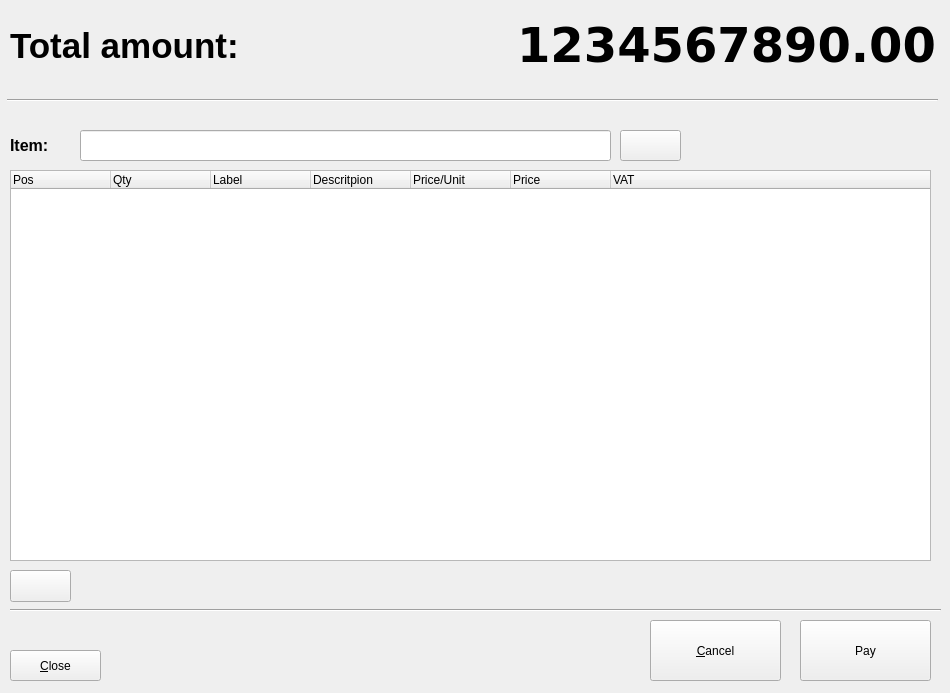
<ui version="4.0" >
 <class>cashpoint_main</class>
 <widget class="QWidget" name="cashpoint_main" >
  <property name="geometry" >
   <rect>
    <x>0</x>
    <y>0</y>
    <width>950</width>
    <height>693</height>
   </rect>
  </property>
  <property name="windowTitle" >
   <string>first4 - Cashpoint</string>
  </property>
  <property name="windowIcon" >
   <iconset resource="../resources/images/first4_cashpoint.qrc" >
    <normaloff>:/kcalc.png</normaloff>:/kcalc.png</iconset>
  </property>
  <widget class="QLabel" name="label" >
   <property name="geometry" >
    <rect>
     <x>10</x>
     <y>20</y>
     <width>391</width>
     <height>51</height>
    </rect>
   </property>
   <property name="font" >
    <font>
     <pointsize>26</pointsize>
     <weight>75</weight>
     <bold>true</bold>
    </font>
   </property>
   <property name="text" >
    <string>Total amount:</string>
   </property>
  </widget>
  <widget class="QLabel" name="label_2" >
   <property name="geometry" >
    <rect>
     <x>10</x>
     <y>130</y>
     <width>71</width>
     <height>31</height>
    </rect>
   </property>
   <property name="font" >
    <font>
     <pointsize>12</pointsize>
     <weight>75</weight>
     <bold>true</bold>
    </font>
   </property>
   <property name="text" >
    <string>Item:</string>
   </property>
  </widget>
  <widget class="Line" name="line" >
   <property name="geometry" >
    <rect>
     <x>7</x>
     <y>90</y>
     <width>931</width>
     <height>20</height>
    </rect>
   </property>
   <property name="orientation" >
    <enum>Qt::Horizontal</enum>
   </property>
  </widget>
  <widget class="QLineEdit" name="lineEdit" >
   <property name="geometry" >
    <rect>
     <x>80</x>
     <y>130</y>
     <width>531</width>
     <height>31</height>
    </rect>
   </property>
   <property name="font" >
    <font>
     <pointsize>12</pointsize>
     <weight>75</weight>
     <bold>true</bold>
    </font>
   </property>
   <property name="text" >
    <string/>
   </property>
  </widget>
  <widget class="QPushButton" name="pushButton" >
   <property name="geometry" >
    <rect>
     <x>620</x>
     <y>130</y>
     <width>61</width>
     <height>31</height>
    </rect>
   </property>
   <property name="text" >
    <string/>
   </property>
   <property name="icon" >
    <iconset resource="../resources/images/first4_cashpoint.qrc" >
     <normaloff>:/xmag.png</normaloff>:/xmag.png</iconset>
   </property>
   <property name="iconSize" >
    <size>
     <width>22</width>
     <height>22</height>
    </size>
   </property>
  </widget>
  <widget class="QTreeWidget" name="treeWidget" >
   <property name="geometry" >
    <rect>
     <x>10</x>
     <y>170</y>
     <width>921</width>
     <height>391</height>
    </rect>
   </property>
   <column>
    <property name="text" >
     <string>Pos</string>
    </property>
   </column>
   <column>
    <property name="text" >
     <string>Qty</string>
    </property>
   </column>
   <column>
    <property name="text" >
     <string>Label</string>
    </property>
   </column>
   <column>
    <property name="text" >
     <string>Descritpion</string>
    </property>
   </column>
   <column>
    <property name="text" >
     <string>Price/Unit</string>
    </property>
   </column>
   <column>
    <property name="text" >
     <string>Price</string>
    </property>
   </column>
   <column>
    <property name="text" >
     <string>VAT</string>
    </property>
   </column>
  </widget>
  <widget class="QPushButton" name="pushButton_2" >
   <property name="geometry" >
    <rect>
     <x>10</x>
     <y>570</y>
     <width>61</width>
     <height>32</height>
    </rect>
   </property>
   <property name="text" >
    <string/>
   </property>
   <property name="icon" >
    <iconset resource="../resources/images/first4_cashpoint.qrc" >
     <normaloff>:/button_cancel.png</normaloff>:/button_cancel.png</iconset>
   </property>
   <property name="iconSize" >
    <size>
     <width>22</width>
     <height>22</height>
    </size>
   </property>
  </widget>
  <widget class="Line" name="line_2" >
   <property name="geometry" >
    <rect>
     <x>10</x>
     <y>600</y>
     <width>931</width>
     <height>20</height>
    </rect>
   </property>
   <property name="orientation" >
    <enum>Qt::Horizontal</enum>
   </property>
  </widget>
  <widget class="QPushButton" name="pushButton_3" >
   <property name="geometry" >
    <rect>
     <x>10</x>
     <y>650</y>
     <width>91</width>
     <height>31</height>
    </rect>
   </property>
   <property name="text" >
    <string>&amp;Close</string>
   </property>
   <property name="icon" >
    <iconset resource="../resources/images/first4_cashpoint.qrc" >
     <normaloff>:/fileclose.png</normaloff>:/fileclose.png</iconset>
   </property>
  </widget>
  <widget class="QPushButton" name="pushButton_4" >
   <property name="geometry" >
    <rect>
     <x>800</x>
     <y>620</y>
     <width>131</width>
     <height>61</height>
    </rect>
   </property>
   <property name="text" >
    <string>Pay</string>
   </property>
   <property name="icon" >
    <iconset resource="../resources/images/first4_cashpoint.qrc" >
     <normaloff>:/button_ok.png</normaloff>:/button_ok.png</iconset>
   </property>
   <property name="iconSize" >
    <size>
     <width>32</width>
     <height>32</height>
    </size>
   </property>
  </widget>
  <widget class="QPushButton" name="pushButton_5" >
   <property name="geometry" >
    <rect>
     <x>650</x>
     <y>620</y>
     <width>131</width>
     <height>61</height>
    </rect>
   </property>
   <property name="text" >
    <string>&amp;Cancel</string>
   </property>
   <property name="icon" >
    <iconset resource="../resources/images/first4_cashpoint.qrc" >
     <normaloff>:/button_cancel.png</normaloff>:/button_cancel.png</iconset>
   </property>
   <property name="iconSize" >
    <size>
     <width>32</width>
     <height>32</height>
    </size>
   </property>
  </widget>
  <widget class="QLabel" name="lblTotAmount" >
   <property name="geometry" >
    <rect>
     <x>395</x>
     <y>20</y>
     <width>541</width>
     <height>51</height>
    </rect>
   </property>
   <property name="font" >
    <font>
     <family>DejaVu Sans</family>
     <pointsize>36</pointsize>
     <weight>75</weight>
     <bold>true</bold>
    </font>
   </property>
   <property name="autoFillBackground" >
    <bool>false</bool>
   </property>
   <property name="text" >
    <string>1234567890.00</string>
   </property>
   <property name="alignment" >
    <set>Qt::AlignRight|Qt::AlignTrailing|Qt::AlignVCenter</set>
   </property>
  </widget>
 </widget>
 <resources>
  <include location="../resources/images/first4_cashpoint.qrc" />
 </resources>
 <connections/>
</ui>
